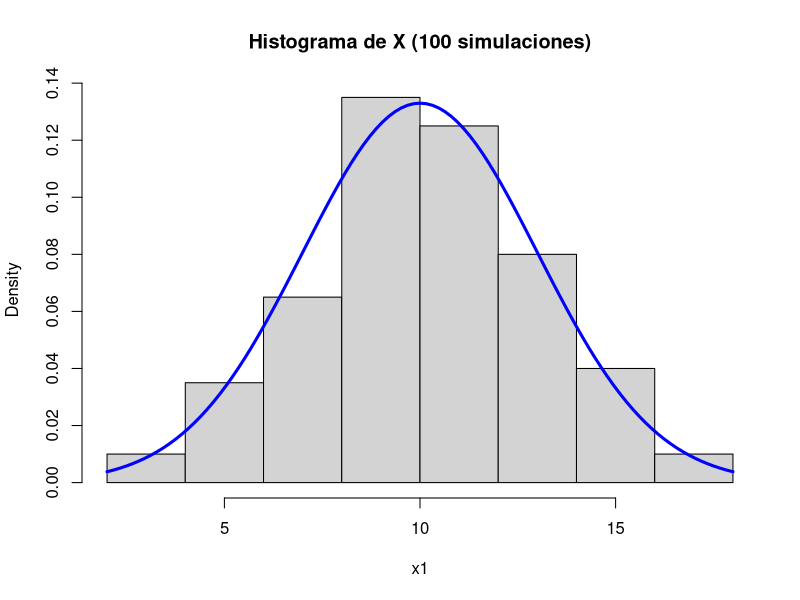
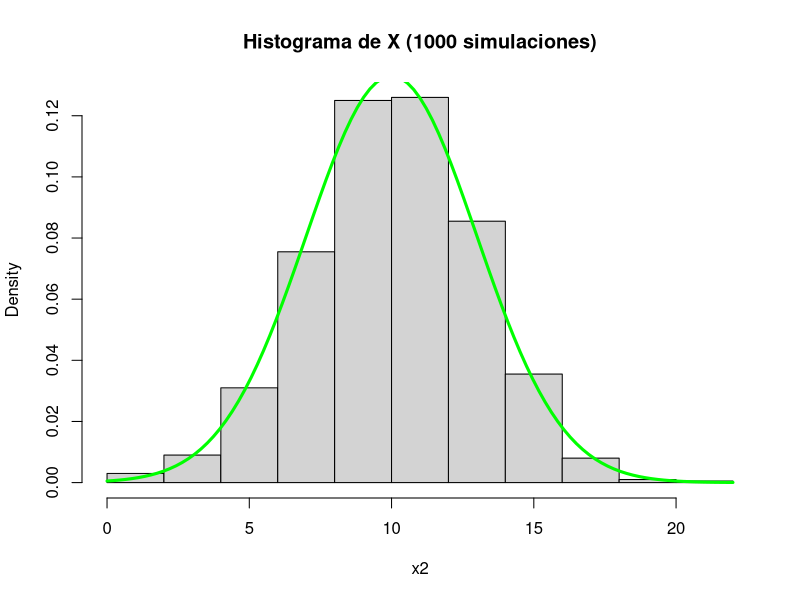
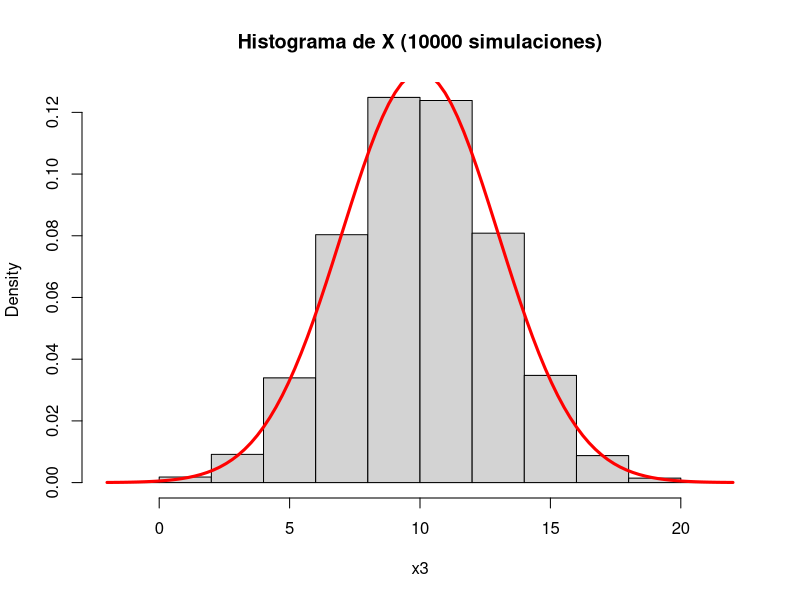
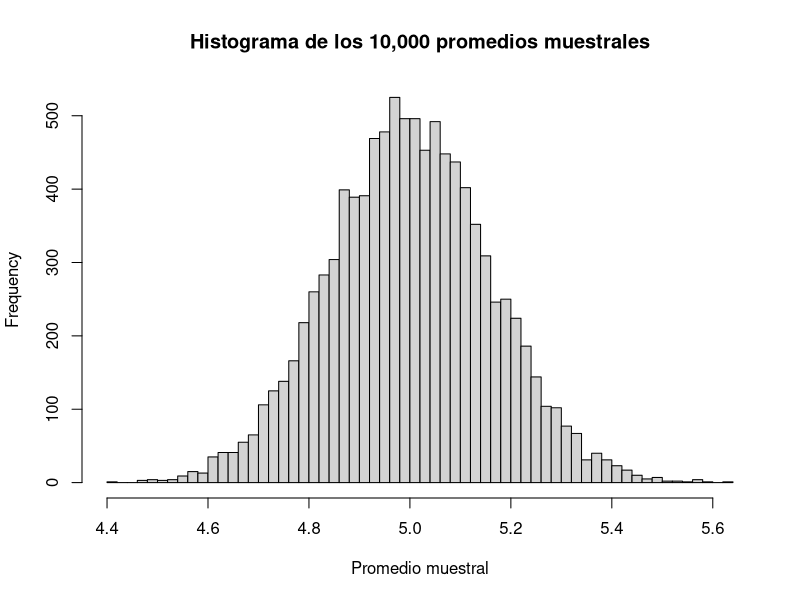
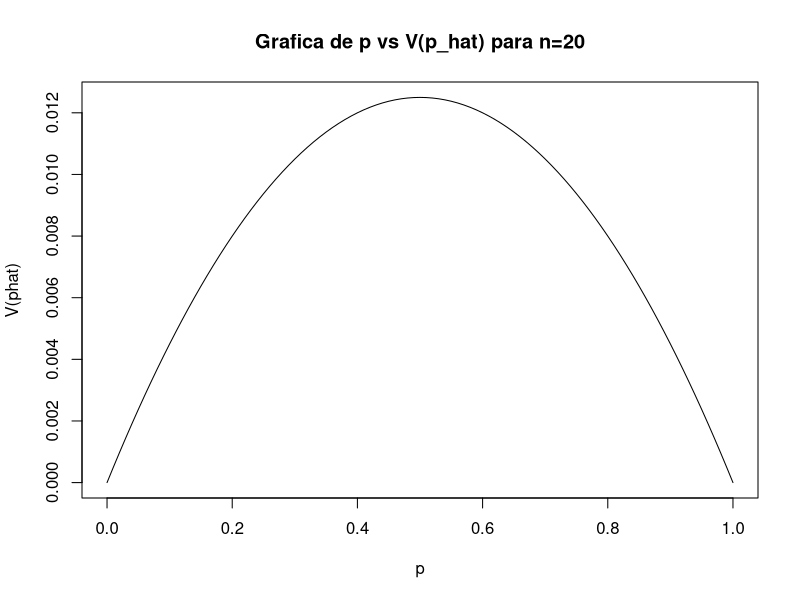
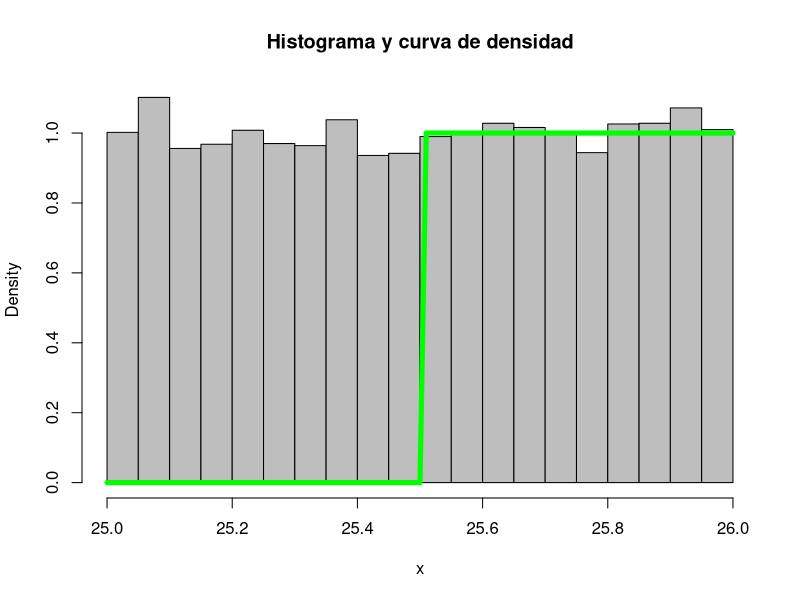
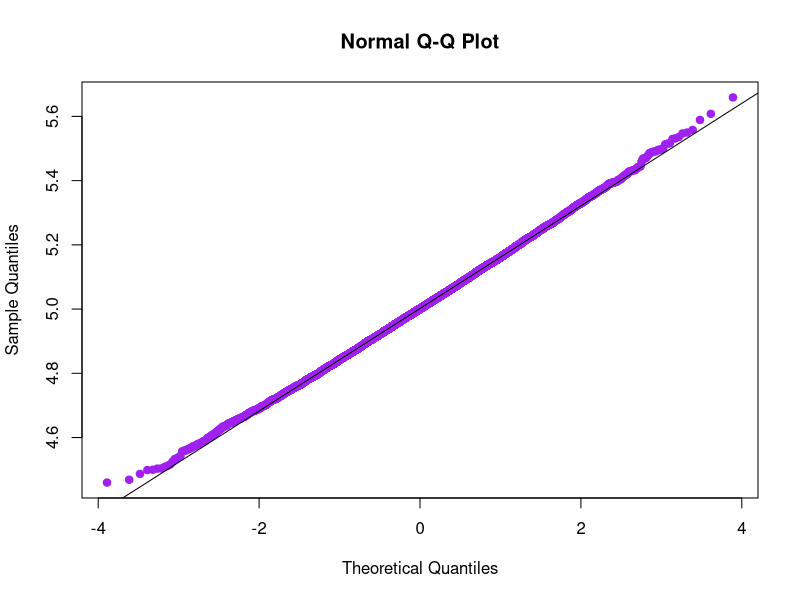

Generate these figures, in order, with R:
## ---- chunk 1
knitr::opts_chunk$set(echo = TRUE)
## ---- chunk 2
mu = 10
sigma = sqrt(9)

x1 <- rnorm(100, mean = mu, sd = sigma)
hist(x1, prob = TRUE, main = "Histograma de X (100 simulaciones)")
curve(dnorm(x, mean = mu, sd = sigma), add = TRUE, col = "blue", lwd = 3)
## ---- chunk 3
mu = 10
sigma = sqrt(9)

x2 <- rnorm(1000, mean = mu, sd = sigma)
hist(x2, prob = TRUE, main = "Histograma de X (1000 simulaciones)")
curve(dnorm(x, mean = mu, sd = sigma), add = TRUE, col = "green", lwd = 3)
## ---- chunk 4
mu = 10
sigma = sqrt(9)

x3 <- rnorm(10000, mean = mu, sd = sigma)
hist(x3, prob = TRUE, main = "Histograma de X (10000 simulaciones)")
curve(dnorm(x, mean = mu, sd = sigma), add = TRUE, col = "red", lwd = 3)
## ---- chunk 5

x = 122
mu = 120
var = 100
n = 25
desv = sqrt(var)/sqrt(n)

1-pnorm(x, mu, desv)

## ---- chunk 6
x = 122
var = 10

n <- ceiling((qt(0.05, df = Inf, lower.tail = T) ^2 * var^2)/(x - mu)^2)
n

## ---- chunk 7
lambda <- 1/5 # Definir lambda
n <- 1000 # Definir tamaño de muestra
num_sim <- 10000 # Definir número de simulaciones

# Simular 10,000 muestras aleatorias de la distribución exponencial
datos_sim <- matrix(rexp(n*num_sim, lambda), ncol = num_sim)

# Calcular el promedio de cada muestra aleatoria
media_muestra <- apply(datos_sim, 2, mean) 

# Construir histograma de los 10,000 promedios muestrales
hist(media_muestra, breaks = 50, xlab = "Promedio muestral", main = "Histograma de los 10,000 promedios muestrales")
## ---- chunk 8
n <- 20
p <- seq(0, 1, 0.01)
v <- p*(1-p)/n

plot(p, v, type = "l", xlab = "p", ylab = "V(phat)", main = "Grafica de p vs V(p_hat) para n=20")

maxIndex = which.max(v)
p[maxIndex]
## ---- chunk 9
n <- 20
p <- 0.5
n_sim <- 10000

# Simular 10,000 valores de X ~ Bin(20, 0.5)
x <- rbinom(n_sim, n, p)

# Calcular el estimador phat para cada valor de x
phat <- x/n

# Calcular el promedio y la varianza de los estimadores
mean_phat <- mean(phat)
var_phat <- var(phat)

# Imprimir los resultados
cat("Promedio de los estimadores:", mean_phat, "\n")
cat("Varianza de los estimadores:", var_phat)
## ---- chunk 10
n <- 100  # tamaño de la muestra
theta <- 5  # valor desconocido de theta
x <- runif(n, theta, theta + 1)  # simular la muestra

x_bar <- mean(x)  # calcular la media muestral
sesgo <- x_bar - theta  # calcular el sesgo

cat("Sesgo del estimador:", sesgo)
## ---- chunk 11
theta <- 25
x <- runif(10000, theta, theta+1)

# calcular la media muestral
xbar <- mean(x)

# graficar el histograma y la curva de densidad
hist(x, breaks = 30, probability = TRUE, col = "gray", main = "Histograma y curva de densidad")
curve(dunif(x, xbar, xbar+1), add = TRUE, col = "green", lwd = 5)
## ---- chunk 12
media = 8.6
desv = 2.87
n = 50
prob = 0.95
z_alpha = 1 - prob
## ---- chunk 13
media + (qnorm(1-(z_alpha/2))*(desv/sqrt(n)))
media - (qnorm(1-(z_alpha/2))*(desv/sqrt(n)))
## ---- chunk 14
lambda <- 1/5 # Definir lambda
n <- 1000 # Definir tamaño de muestra
num_sim <- 10000 # Definir número de simulaciones

# Simular 10,000 muestras aleatorias de la distribución exponencial
datos_sim <- matrix(rexp(n*num_sim, lambda), ncol = num_sim)

# Calcular el promedio de cada muestra aleatoria
media_muestra <- apply(datos_sim, 2, mean) 

qqnorm(media_muestra, pch=19, col="purple")
qqline(media_muestra)

## ---- chunk 15
#Para determinar la región de rechazo

alfa = 0.01
z1 = qnorm(alfa, lower.tail = F)
z1

#Estadistico

xbar= 160
n = 100
desv = 8.9
miu = 150
 
z = (xbar-miu)/(desv/sqrt(n))
z
## ---- chunk 16
n = 50
p_hat = 21 / n
p = 0.5
alpha <- 0.05
z_c = (p_hat - p)/sqrt((p_hat*(1-p_hat))/n)
z_alpha = qnorm(1-alpha)
z_c
z_alpha
